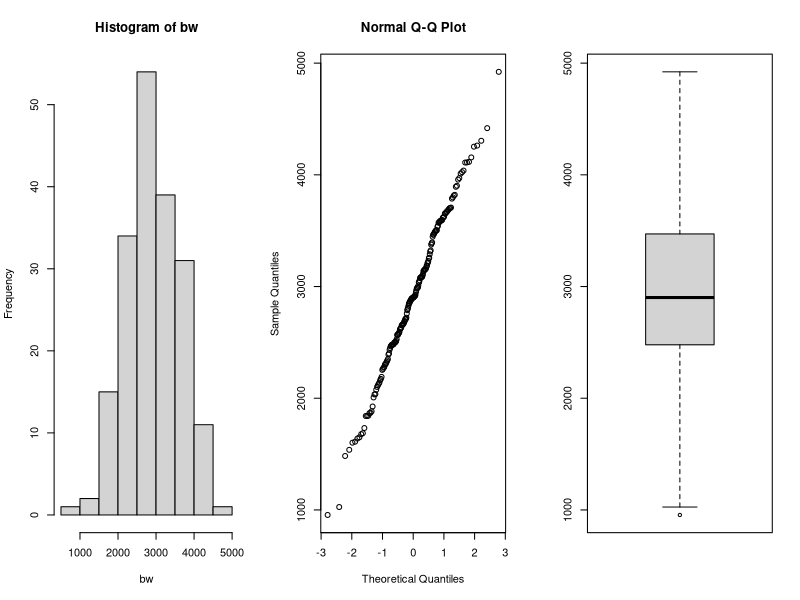
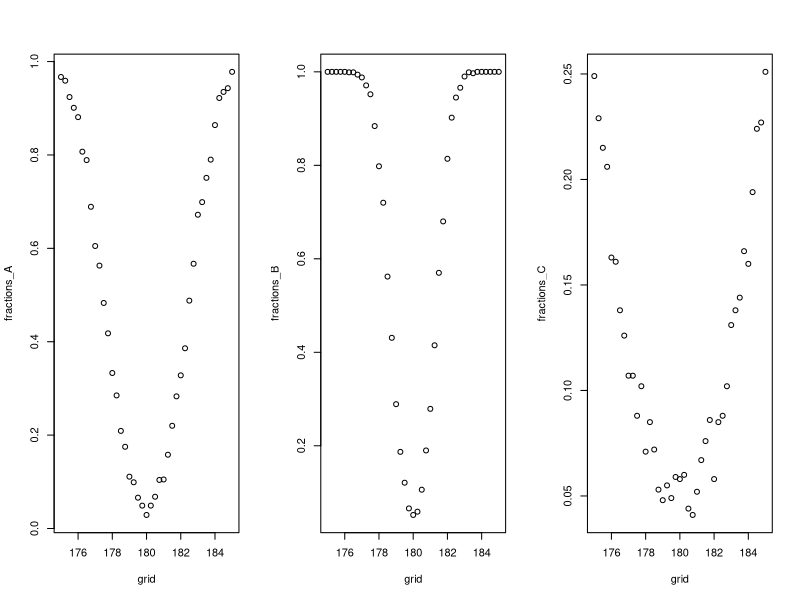
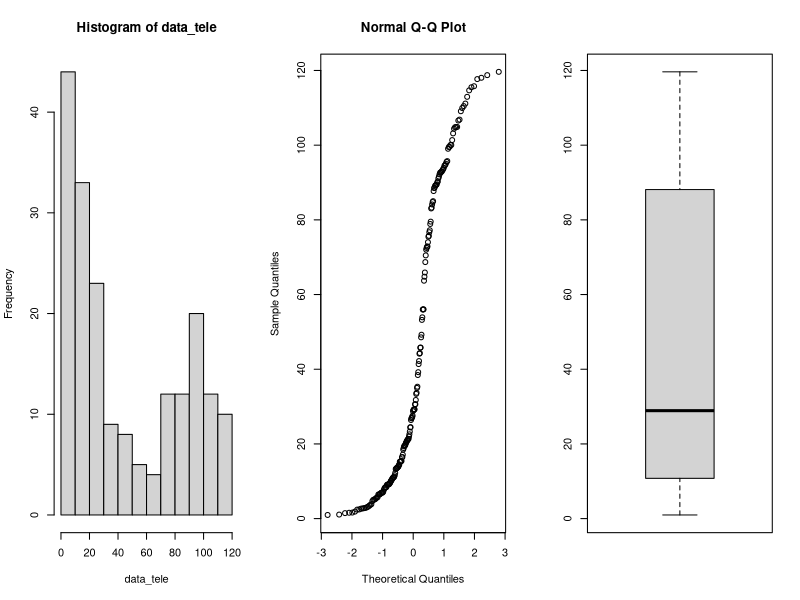
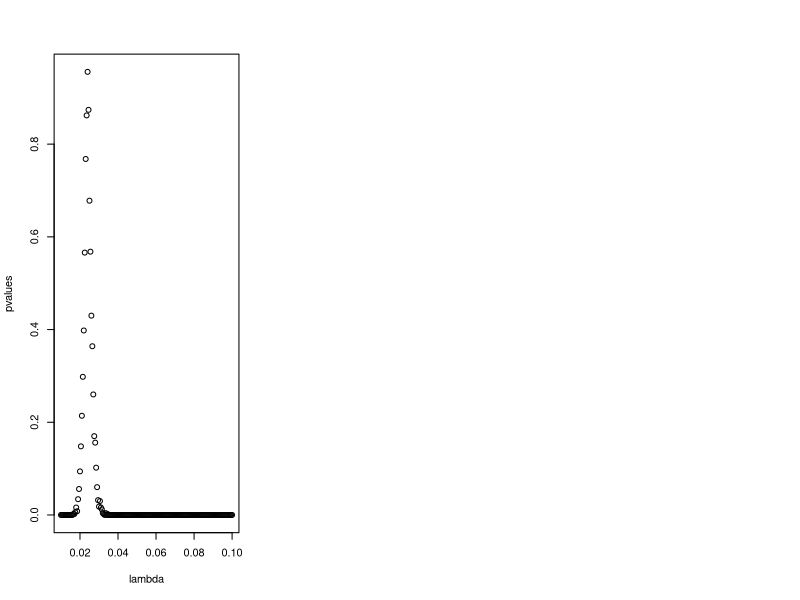
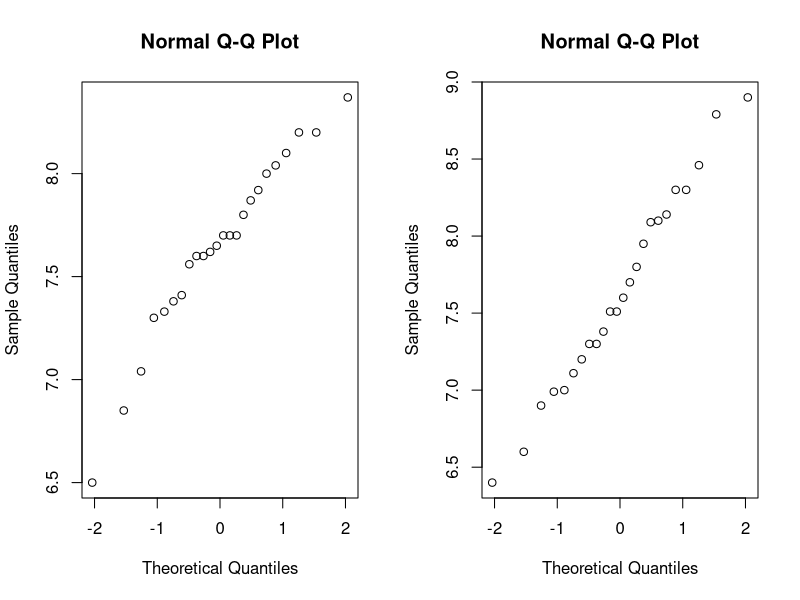
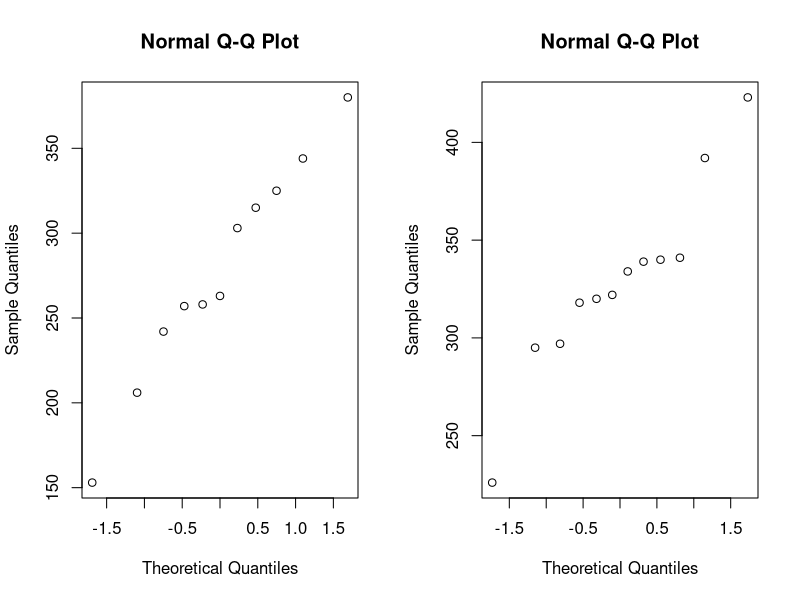
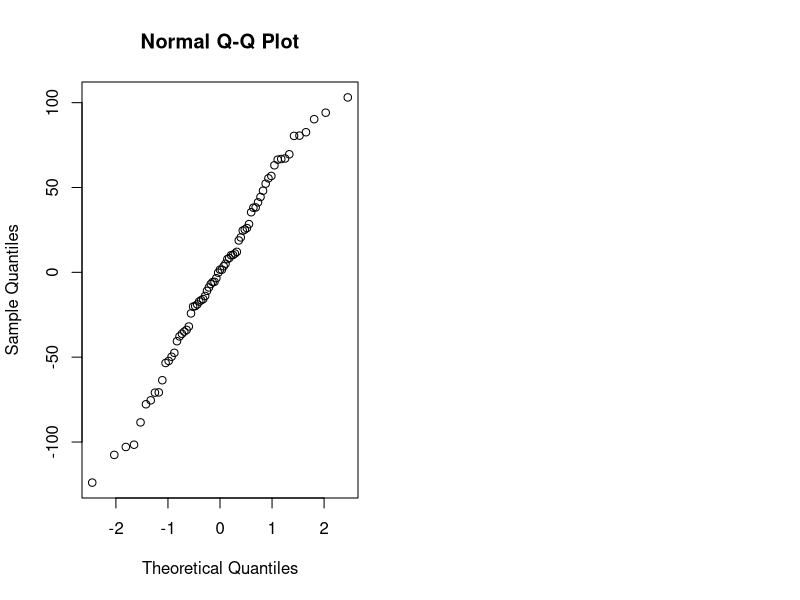

Generate these figures, in order, with R:
## ---- chunk 1
library(tidyverse)
library(rstudioapi)

knitr::opts_chunk$set(echo = TRUE)
setwd(dirname(getActiveDocumentContext()$path))
# round numbers to 3 digits
options(digits = 3)
## ---- chunk 2
par(mfrow=c(1,3))
data=read.table(file="data/birthweight.txt",header=TRUE)

bw = data$birthweight
hist(bw)
qqnorm(bw)
boxplot(bw)
# perform Shapiro-Wilk normality test
shapiro.test(bw)$p.value

## ---- chunk 3
m = mean(bw)
sd = sd(bw)
n = length(bw)
error = qnorm(0.95)*sd/sqrt(n)
ci = c(m-error, m+error)
paste0("mean: ", round(m, 3))
paste0("90% confidence interval: (", round(ci[1], 3), ",", round(ci[2], 3), ")")
## ---- chunk 4
t.test(bw, mu=2800, alternative = "greater", conf.level = 0.95)$p.value
## ---- chunk 5
n <- m <- 30; mu <- 180; nu <- 175; sd <- 5
grid <- seq(175,185, by=0.25)

power_function<-function(grid,n,m,mu,sd) {
  B <- 1000
  p <- numeric(B)
  G <- length(grid)
  fractions <- numeric(G)
  for (grid_nu in 1:G){
    p <- numeric(B)
    for (b in 1:B){
      x <- rnorm(n,mu,sd)
      y <- rnorm(m,grid[grid_nu],sd)
      p[b] <- t.test(x,y, var.equal = TRUE)[[3]]
    }
    fractions[grid_nu] <- mean(p<0.05)
  }
  return(fractions)
}

fractions_A <- power_function(grid,n,m,mu,sd)

## ---- chunk 6
n <- m <- 100; mu <- 180; sd <- 5

fractions_B <- power_function(grid,n,m,mu,sd)
## ---- chunk 7
n <- m <- 30
mu <- 180
sd <- 15

fractions_C <- power_function(grid,n,m,mu,sd)
par(mfrow=c(1,3))
plot(grid,fractions_A)
plot(grid,fractions_B)
plot(grid,fractions_C)
## ---- chunk 8
data<-read.table(file="data/telephone.txt",header=TRUE)

# remove zeros
data <- data %>% filter(Bills > 0)

data_tele <- data$Bills
par(mfrow=c(1,3))
hist(data_tele)
qqnorm(data_tele)
boxplot(data_tele)

## ---- chunk 9
lambda <- seq(0.01, 0.1, 0.0005)
pvalues <- c()
t <- median(data_tele)
for (x in lambda){
  B <- 1000
  tstar <- numeric(B)
  n <- length(data_tele)
  
  for (i in 1:B){
    xstar <- rexp(n,x)
    tstar[i] <- median(xstar)
  }
  pl<-sum(tstar<t)/B
  pr<-sum(tstar>t)/B
  p<-2*min(pl,pr)
  pl;pr;p
  pvalues <- c(pvalues,p)
}
plot(lambda, pvalues)

best_p <- which(pvalues > 0.05)
lambda[best_p]
## ---- chunk 10
B <- 1000
T1 <- median(data_tele)
Tstar <- numeric(B)
for (i in 1:B){
  Xstar <- sample(data_tele,replace=TRUE)
  Tstar[i] <- median(Xstar)
}
Tstar25 <- quantile(Tstar,0.025)
Tstar975 <- quantile(Tstar, 0.975)

paste0("Data median: ", round(T1, 3))
paste0("95% confidence interval: (", round(2*T1-Tstar975, 3), 
       ",", round(2*T1-Tstar25, 3), ")")

## ---- chunk 11
max_index <- which.max(pvalues)

opt_Lambda <- lambda[max_index]

paste0("Optimal lambda value found: ", round(opt_Lambda, 4))

# simulate exponential distribution and calculate the ci
medians <- c()
B <- 1000
n <- length(data_tele)

for (i in 1:B){
  medians <- c(medians, median(rexp(n,opt_Lambda)))
}

sd = sd(medians)
m = mean(medians)
error = qnorm(0.975)*sd/sqrt(B)
ci = c(m-error, m+error)
paste0("Median estimate: ", round(m, 3))
paste0("95% confidence interval: (", round(ci[1], 3), ",", round(ci[2], 3), ")")
## ---- chunk 12

bill_smal40 <- sum(data_tele<40)

binom.test(bill_smal40, length(data_tele))

bill_less10 <- sum(data_tele < 10)
bill_less10/length(data_tele)
## ---- chunk 13
data <- read.table(file="data/run.txt",header=TRUE)
cor.test(data$before, data$after)$p.value
## disgnostics
par(mfrow=c(1,2)); qqnorm(data$before); qqnorm(data$after)
## ---- chunk 14
# calculate differences
data <- data %>% 
  mutate(diff = before - after)
# filter for lemo and perdorm paired t-test
lemo <- data %>% 
  filter(drink == "lemo")
paste0("p-value for soft drink: ", 
       round(t.test(lemo$before, lemo$after, paired = TRUE)$p.value, 4))
# filter for energy and perform paired t-test
energy <- data %>% 
  filter(drink == "energy")
paste0("p-value for energy drink: ", 
       round(t.test(energy$before, energy$after, paired = TRUE)$p.value, 4))
## ---- chunk 15
# perform t-test
t.test(lemo$diff, energy$diff)$p.value
## ---- chunk 16
# filter for meatmeal
meatmeal <- chickwts %>% 
  filter(feed == "meatmeal") %>% 
  select(weight)
# filter for sunflower
sunflower <- chickwts %>% 
  filter(feed == "sunflower") %>% 
  select(weight)
# check for data normality
par(mfrow=c(1,2))
qqnorm(meatmeal$weight)
qqnorm(sunflower$weight)
# perform t-test, the data is not paired
paste0("t-test p-value: ", 
       round(t.test(meatmeal, sunflower)$p.value, 4))
# Mann-Whitney test
paste0("Mann-Whitney test p-value: ", 
       round(wilcox.test(meatmeal$weight, sunflower$weight)$p.value, 4))
# Kolmogorov-Smirnov test
paste0("Kolmogorov-Smirnov test: ", 
       round(ks.test(meatmeal$weight, sunflower$weight)$p.value, 4))
## ---- chunk 17
chickaov <- lm(weight~feed, data = chickwts)
# performing one-way ANOVA
anova(chickaov)
## ---- chunk 18
#extracting more information
table <- data.frame(summary(chickaov)$coefficients) 
table %>% 
  rename("p-value" = `Pr...t..`) %>% 
  add_rownames("Type") %>% 
  mutate(Type = case_when(
    Type == "(Intercept)" ~ "feedcasein",
    TRUE ~ Type
  ), Estimate = case_when(
    Type != "feedcasein" ~ as.numeric(table$Estimate[1]) + Estimate,
    TRUE ~ Estimate
  )) %>%  mutate_if(is.numeric, funs(as.character(signif(., 3)))) %>%
    knitr::kable(.)
## ---- chunk 19
# check for normality
qqnorm(chickaov$residuals)
## ---- chunk 20
kruskal.test(weight~feed, data = chickwts)$p.value
